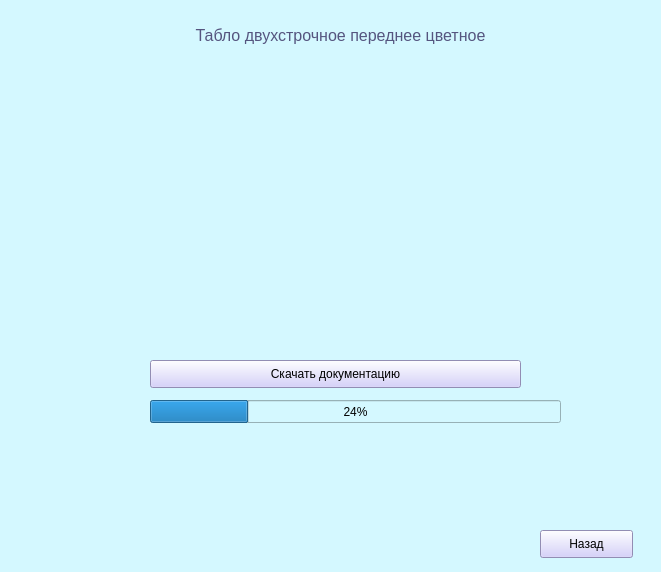
<?xml version="1.0" encoding="UTF-8"?>
<ui version="4.0">
 <class>MainWindow</class>
 <widget class="QMainWindow" name="MainWindow">
  <property name="geometry">
   <rect>
    <x>0</x>
    <y>0</y>
    <width>661</width>
    <height>572</height>
   </rect>
  </property>
  <property name="windowTitle">
   <string>Цветное табло1</string>
  </property>
  <property name="styleSheet">
   <string notr="true">background-color:rgb(212, 248, 255);</string>
  </property>
  <widget class="QWidget" name="centralwidget">
   <widget class="QLabel" name="label">
    <property name="geometry">
     <rect>
      <x>0</x>
      <y>10</y>
      <width>681</width>
      <height>51</height>
     </rect>
    </property>
    <property name="text">
     <string>&lt;html&gt;&lt;head/&gt;&lt;body&gt;&lt;p align=&quot;center&quot;&gt;&lt;span style=&quot; font-size:12pt; color:#55557f;&quot;&gt;Табло двухстрочное переднее цветное&lt;/span&gt;&lt;/p&gt;&lt;/body&gt;&lt;/html&gt;</string>
    </property>
   </widget>
   <widget class="QPushButton" name="pushButton">
    <property name="geometry">
     <rect>
      <x>540</x>
      <y>530</y>
      <width>93</width>
      <height>28</height>
     </rect>
    </property>
    <property name="styleSheet">
     <string notr="true">background-color:rgb(204, 198, 250);</string>
    </property>
    <property name="text">
     <string>Назад</string>
    </property>
   </widget>
   <widget class="QPushButton" name="pushButton_2">
    <property name="geometry">
     <rect>
      <x>150</x>
      <y>360</y>
      <width>371</width>
      <height>28</height>
     </rect>
    </property>
    <property name="styleSheet">
     <string notr="true">background-color:rgb(204, 198, 250);</string>
    </property>
    <property name="text">
     <string>Скачать документацию</string>
    </property>
   </widget>
   <widget class="QProgressBar" name="progressBar">
    <property name="geometry">
     <rect>
      <x>150</x>
      <y>400</y>
      <width>411</width>
      <height>23</height>
     </rect>
    </property>
    <property name="value">
     <number>24</number>
    </property>
   </widget>
  </widget>
 </widget>
 <resources/>
 <connections/>
</ui>
